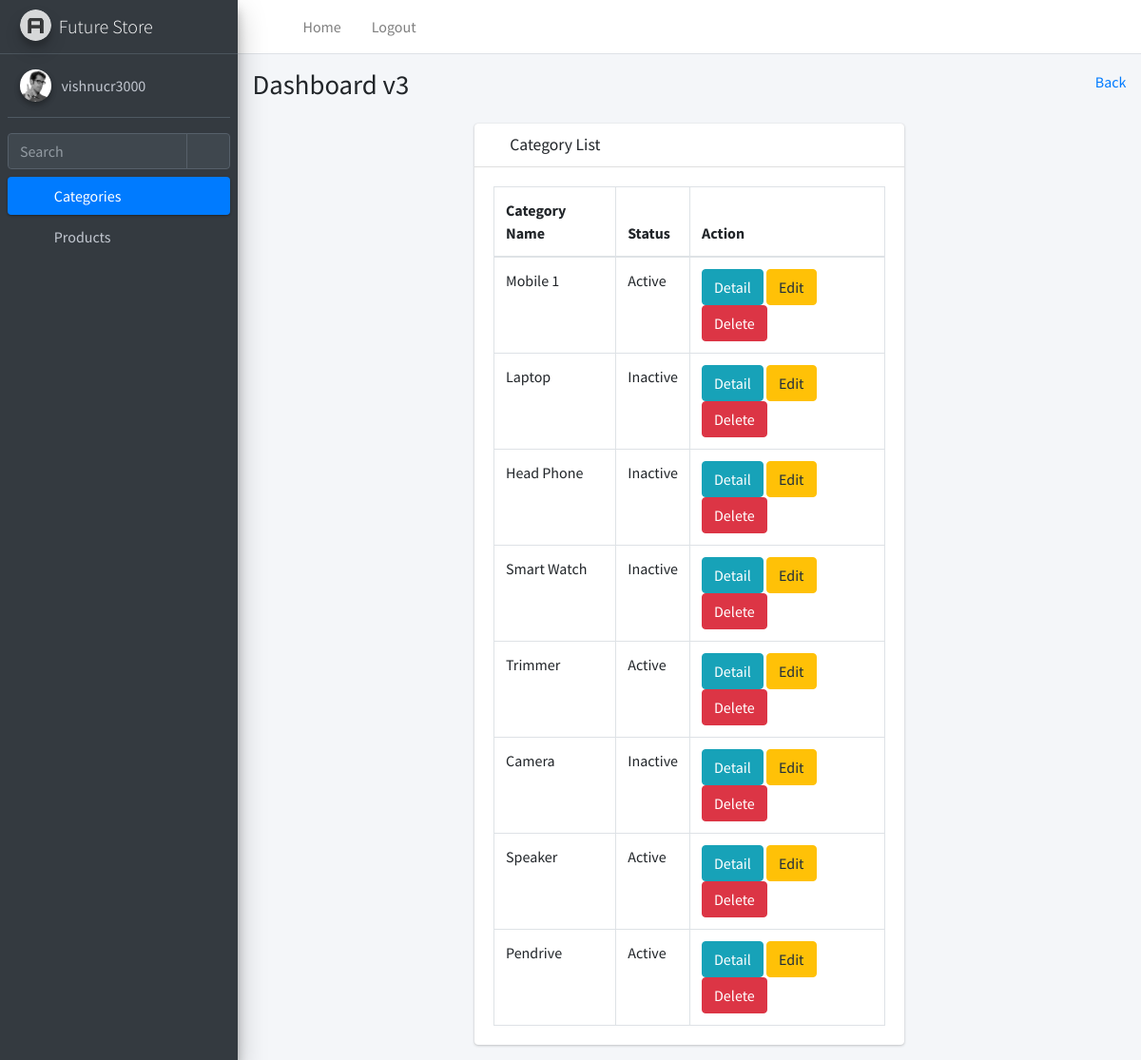
The page /storeadmin/categories/list/ (signed in) on the database its author committed.
### storeadmin/models.py (models this page shows, shortened)
class Categories(models.Model):
    category_name=models.CharField(max_length=50,unique=True)
    is_active=models.BooleanField(default=True)

### storeadmin/views.py (the view)
# urls.py: path("categories/list/", views.CategoryListView.as_view(), name="list_categories"),
@method_decorator(login_required, name="dispatch")
class CategoryListView(ListView):
    model = models.Categories
    template_name = "category_list.html"
    context_object_name = "categories"

### storeadmin/context_processors.py (called while the page is built)
def get_user_name(request):
    return {"username":request.user}

### storeadmin/templates/category_list.html
{%extends 'layout.html'%}
{%block body_block%}
<div class="row">
    <div class="col-3"></div>
    <div class="col-6">
        <div class="card">
            <div class="card-header">
                <h3 class="card-title">
                    <i class="fas fa-text-width"></i>
                    Category List
                </h3>
            </div>
            <div class="card-body">
                <table class="table table-bordered">
                    <thead>
                    <tr>
                        <th>Category Name</th>
                        <th>Status</th>
                        <th>Action</th>
                    </tr>
                    </thead>
                    <tbody>
                    {%for category in categories%}
                    <tr>
                        <td>{{category.category_name}}</td>
                        <td>
                            {% if category.is_active == True %}
                            Active
                            {%else%}
                            Inactive
                            {%endif%}
                        </td>
                        <td>
                            <a href="{% url 'category_details' category.id %}" class="btn btn-info">Detail</a>
                            <a href="{%url 'edit-categories' category.id%}" class="btn btn-warning">Edit</a>
                            <a href="" class="btn btn-danger">Delete</a>
                        </td>
                    </tr>
                    {%endfor%}
                    </tbody>
                </table>
            </div>
        </div>
    </div>
    <div class="col-3"></div>
</div>
{%endblock%}

### storeadmin/templates/layout.html (shortened to what this page needs)
<!DOCTYPE html>
{%load static%}
<html lang="en">
<head>
    <link rel="stylesheet" href="plugins/fontawesome-free/css/all.min.css">
    <link rel="stylesheet" href="https://code.ionicframework.com/ionicons/2.0.1/css/ionicons.min.css">
    <link rel="stylesheet" href="{%static 'dist/css/adminlte.min.css' url%}">
<link rel="stylesheet" href="https://cdn.jsdelivr.net/npm/bootstrap-icons@1.9.1/font/bootstrap-icons.css">
</head>
<body class="hold-transition sidebar-mini">
<div class="wrapper">
    <nav class="main-header navbar navbar-expand navbar-white navbar-light">
        <ul class="navbar-nav">
            <li class="nav-item">
                <a class="nav-link" data-widget="pushmenu" href="#" role="button"><i class="fas fa-bars"></i></a>
            </li>
            <li class="nav-item d-none d-sm-inline-block">
                <a href="{%url 'home'%}" class="nav-link">Home</a>
            </li>
            <li class="nav-item d-none d-sm-inline-block">
                <a href="{%url 'logout'%}" class="nav-link">Logout</a>
            </li>
        </ul>
        <ul class="navbar-nav ml-auto">
            <li class="nav-item">
                <a class="nav-link" data-widget="navbar-search" href="#" role="button">
                    <i class="fas fa-search"></i>
                </a>
            </li>
            <li class="nav-item dropdown">
                <a class="nav-link" data-toggle="dropdown" href="#">
                    <i class="far fa-comments"></i>
                </a>
            </li>
            <li class="nav-item dropdown">
                <a class="nav-link" data-toggle="dropdown" href="#">
                    <i class="far fa-bell"></i>
                </a>
            </li>
            <li class="nav-item">
                <a class="nav-link" data-widget="fullscreen" href="#" role="button">
                    <i class="fas fa-expand-arrows-alt"></i>
                </a>
            </li>
            <li class="nav-item">
                <a class="nav-link" data-widget="control-sidebar" data-slide="true" href="#" role="button">
                    <i class="fas fa-th-large"></i>
                </a>
            </li>
        </ul>
    </nav>
    <aside class="main-sidebar sidebar-dark-primary elevation-4">
        <a href="index3.html" class="brand-link">
            <img src="{%static 'dist/img/AdminLTELogo.png' url%}" alt="AdminLTE Logo"
                 class="brand-image img-circle elevation-3" style="opacity: .8">
            <span class="brand-text font-weight-light">Future Store</span>
        </a>
        <div class="sidebar">
            <div class="user-panel mt-3 pb-3 mb-3 d-flex">
                <div class="image">
                    <img src="{%static 'dist/img/user2-160x160.jpg' url%}" class="img-circle elevation-2"
                         alt="User Image">
                </div>
                <div class="info">
                    <a href="#" class="d-block">{{username}}</a>
                </div>
            </div>
            <div class="form-inline">
                <div class="input-group" data-widget="sidebar-search">
                    <input class="form-control form-control-sidebar" type="search" placeholder="Search"
                           aria-label="Search">
                    <div class="input-group-append">
                        <button class="btn btn-sidebar">
                            <i class="fas fa-search fa-fw"></i>
                        </button>
                    </div>
                </div>
            </div>
            <nav class="mt-2">
                <ul class="nav nav-pills nav-sidebar flex-column" data-widget="treeview" role="menu"
                    data-accordion="false">
                    <li class="nav-item">
                        <a href="#" class="nav-link active">
                            <i class="nav-icon fas fa-chart-pie"></i>
                            <p>
                                Categories
                                <i class="right fas fa-angle-left"></i>
                            </p>
                        </a>
                    </li>
                    <li class="nav-item">
                        <a href="#" class="nav-link">
                            <i class="nav-icon fas fa-tree"></i>
                            <p>
                                Products
                                <i class="fas fa-angle-left right"></i>
                            </p>
                        </a>
                    </li>
                </ul>
            </nav>
        </div>
    </aside>
    <div class="content-wrapper">
        <div class="content-header">
            <div class="container-fluid">
                <div class="row mb-2">
                    <div class="col-sm-6">
                        <h1 class="m-0">Dashboard v3</h1>
                    </div>
                    <div class="col-sm-6">
                        <ol class="breadcrumb float-sm-right">
                            <li class="breadcrumb-item"><a href="{%url 'home'%}">Back</a></li>
                        </ol>
                    </div>
                </div>
            </div>
        </div>
        <div class="content">
            <div class="container-fluid">
                {%block body_block%}
                {%endblock%}
            </div>
        </div>
    </div>
</div>
</body>
</html>

### rows shown on the page
Categories: category_name "Mobile 1", is_active "Active"
Categories: category_name "Laptop", is_active "Inactive"
Categories: category_name "Head Phone", is_active "Inactive"
Categories: category_name "Smart Watch", is_active "Inactive"
Categories: category_name "Trimmer", is_active "Active"
Categories: category_name "Camera", is_active "Inactive"
Categories: category_name "Speaker", is_active "Active"
Categories: category_name "Pendrive", is_active "Active"

### other values the page prints
{{ username }} "vishnucr3000"
